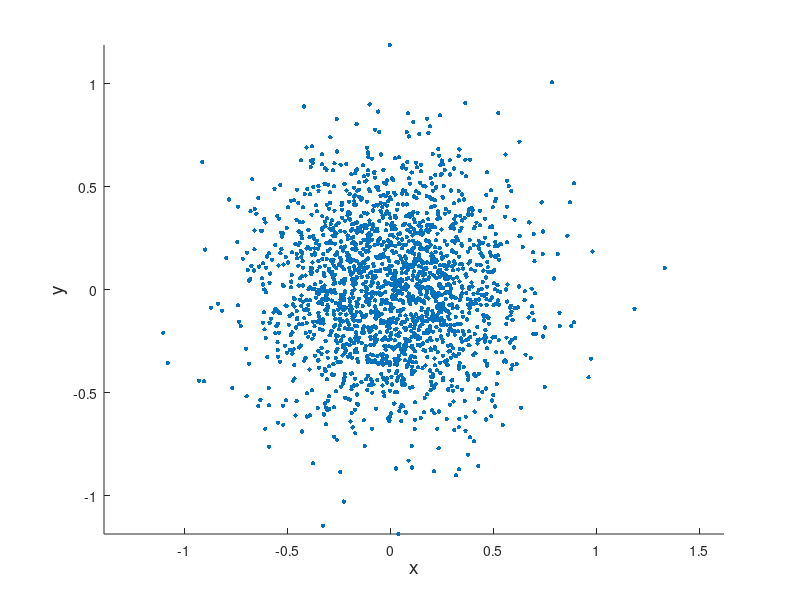

Here is the MATLAB script that generated this plot:
clear;
d   = 0.01;    

for i = 1:2000                          % for loop with 2000 steps
    x = 0;                              % initial x at origin
    y = 0;                              % initial y at origin
    for j = 1:2000
        theta   = 2*pi*rand();          % random theta between zero and 2pi
        x       = x+d*cos(theta);       % next value of x
        y       = y+d*sin(theta);       % next value of y
    end
    xfinal(i)   = x;
    yfinal(i)   = y;
end
scatter(xfinal,yfinal,10,"filled") ;    % plot the random walk
axis equal;                             % equal dimensions for axes
xlabel('x','FontSize',14);              % x-axis label
ylabel('y','FontSize',14);              % y-axis label

